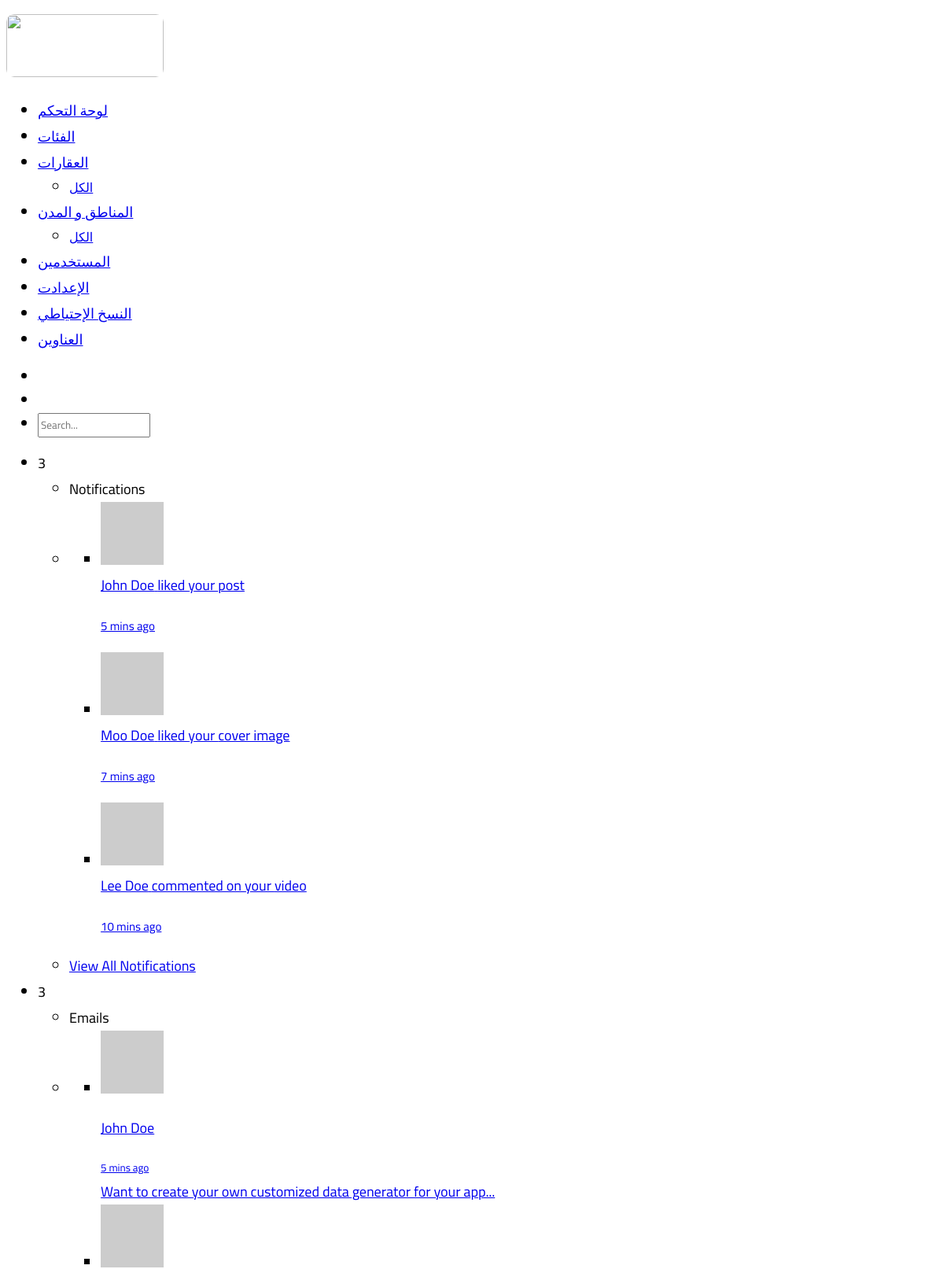
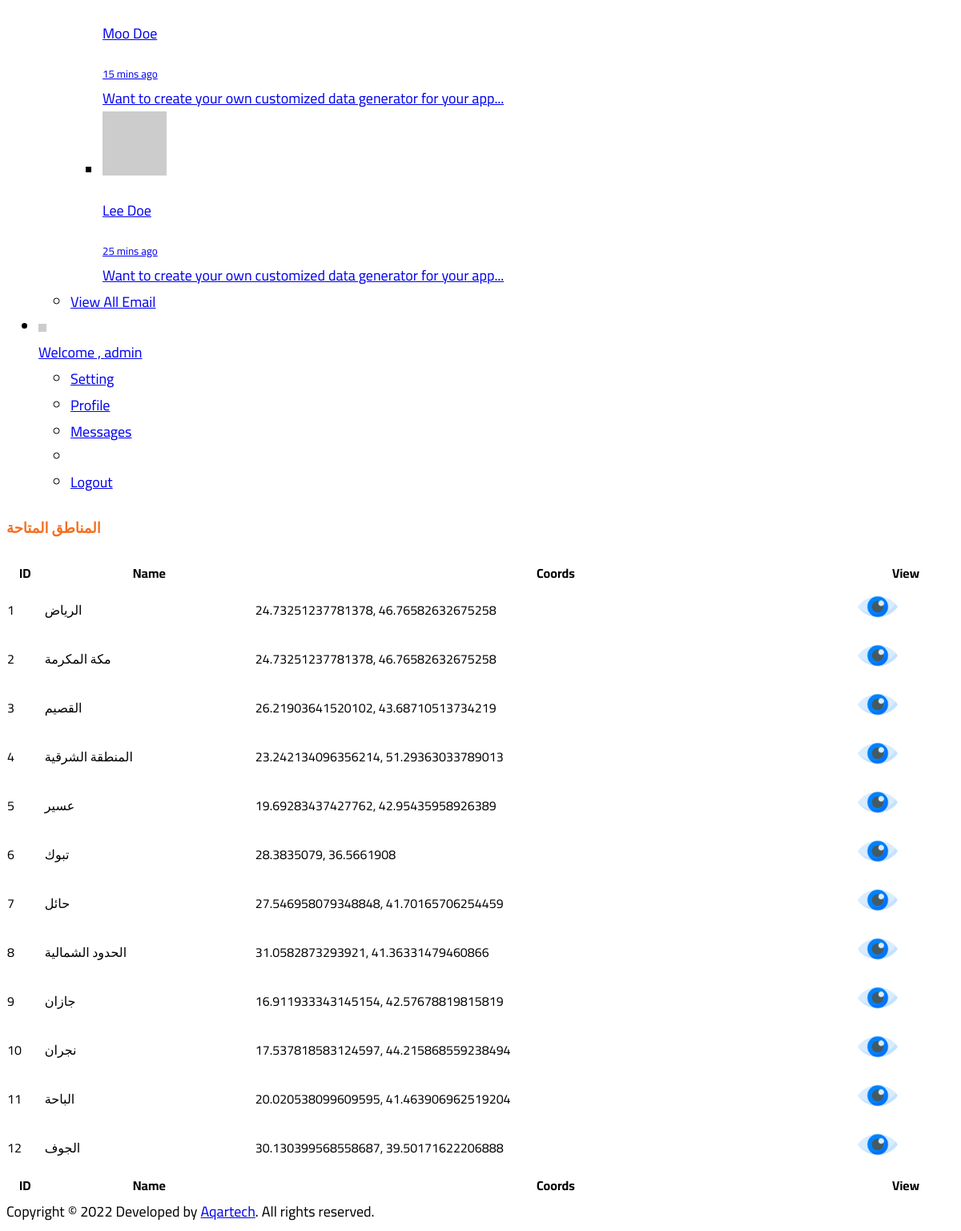
Screenshot of /Dashboard/realstates.php (signed in) with the database file from the repository (2 pictures, top to bottom).
### tables this page shows
CREATE TABLE `states` (
  `state_id` int(11) NOT NULL,
  `name` text NOT NULL,
  `thumbnail` text NOT NULL,
  `coords` text NOT NULL,
  `date_created` datetime NOT NULL DEFAULT current_timestamp()
);

### Dashboard/realstates.php (the view, shortened to what this page needs)
<?php
include './../dbcontext/connect.php';
?>
<!DOCTYPE html>
<html>
<head>
    <link href="assets/css/style.css" rel="stylesheet">
</head>
<body class="app">
    <div>
        <?php include 'components/sidebar.php'; ?>
        <div class="page-container">
            <?php include 'components/header.php';?>
            <main class="main-content bgc-grey-100">
                <div id="mainContent">
                    <div class="container-fluid">
                        <div class="row">
                            <div class="col-md-12">
                                <div class="bgc-white bd bdrs-3 p-20 mB-20">
                                <div class="row">
                                   <div class="col-md-8">
                                   <h4 class="c-grey-900 mB-20" style="color:#f37021">
                                 المناطق المتاحة
                                    </h4>
                                   </div>
                              </div>
                                    <table id="dataTable" class="table table-striped table-bordered" cellspacing="0"
                                        width="100%">
                                        <thead>
                                            <tr>
                                                <th>ID</th>
                                                <th>Name</th>
                                                <th>Coords</th>
                                                <th>View</th>
                                            </tr>
                                        </thead>
                                        <tfoot>
                                              <th>ID</th>
                                                <th>Name</th>
                                                <th>Coords</th>
                                                <th>View</th>
                                        </tfoot>
                                        <tbody>
                                            <?php
                                        $sql = "select * from states ";
                                        $result = $con->query($sql);
                                        while($row = $result->fetch_assoc()) {
                                            ?>
                                                <td><?php echo $row['state_id']; ?></td>
                                                <td><?php echo $row['name']; ?></td>
                                                <td><?php echo $row['coords']; ?></td>
                                                <td>
                                                    <a href="cities.php?state_id=<?php echo  $row['state_id'];?>">
                                                        <img src="assets/images/eye.png" style="width:50px;height:50px">
                                                    </a>
                                                </td>
                                            <?php
                                                }
                                                ?>
                                        </tbody>
                                    </table>
                                </div>
                            </div>
                        </div>
                    </div>
                </div>
            </main>
            <?php
     include 'components/footer.php';
     ?>
        </div>
    </div>
</body>
</html>

### Dashboard/components/sidebar.php (shortened to what this page needs)
<div class="sidebar">
  <div class="sidebar-inner">
    <div class="sidebar-logo">
      <div class="peers ai-c fxw-nw">
        <div class="peer peer-greed"><a class="sidebar-link td-n" href="index.php" class="td-n">
            <div class="peers ai-c fxw-nw">
              <div class="peer">
                <div class="logo">
                  <img src="assets/logo.png"
                    style="width:200px;height:80px;border-radius:10px;margin-top:10px;margin-bottom:10px" alt="">
                </div>
              </div>
            </div>
          </a></div>
      </div>
    </div>
    <ul class="sidebar-menu scrollable pos-r">
      <li class="nav-item mT-30 active">
        <a class="sidebar-link" href="index.php" default>
          <span class="title">لوحة التحكم</span></a>
      </li>
      <li class="nav-item dropdown">
        <a class="dropdown-toggle" href="categories.php">
          <span class="title">الفئات</span>
        </a>
      </li>
      <li class="nav-item dropdown">
        <a class="dropdown-toggle" href="#">
          <span class="title">العقارات</span>
        </a>
        <ul class="dropdown-menu">
          <li><a class="sidebar-link" href="props.php">الكل</a></li>
        </ul>
      </li>
            <li class="nav-item dropdown">
        <a class="dropdown-toggle" href="#">
          <span class="title">المناطق و المدن </span>
        </a>
        <ul class="dropdown-menu">
          <li><a class="sidebar-link" href="states.php">الكل</a></li>
        </ul>
      </li>
      <li class="nav-item dropdown">
        <a class="dropdown-toggle" href="users.php">
          <span class="title">المستخدمين</span>
        </a>
      </li>
      <li class="nav-item dropdown">
        <a class="dropdown-toggle" href="settings.php">
          <span class="title">الإعدادت</span>
        </a>
      </li>
      <li class="nav-item dropdown">
        <a class="dropdown-toggle" href="javascript:void(0);">
          <span class="title">النسخ الإحتياطي</span>
        </a>
      </li>
      <li class="nav-item dropdown">
        <a class="dropdown-toggle" href="countries.php">
          <span class="title"> العناوين</span>
        </a>
      </li>
    </ul>
  </div>
</div>

### Dashboard/components/header.php (shortened to what this page needs)
<div class="header navbar">
    <div class="header-container">
        <ul class="nav-left">
            <li><a id="sidebar-toggle" class="sidebar-toggle" href="javascript:void(0);"><i class="ti-menu"></i></a>
            </li>
            <li class="search-box"></li>
            <li class="search-input"><input class="form-control" type="text" placeholder="Search..."></li>
        </ul>
        <ul class="nav-right">
            <li class="notifications dropdown"><span class="counter bgc-red">3</span>
                <ul class="dropdown-menu">
                    <li class="pX-20 pY-15 bdB"><i class="ti-bell pR-10"></i> <span
                            class="fsz-sm fw-600 c-grey-900">Notifications</span></li>
                    <li>
                        <ul class="ovY-a pos-r scrollable lis-n p-0 m-0 fsz-sm">
                            <li><a href="#" class="peers fxw-nw td-n p-20 bdB c-grey-800 cH-blue bgcH-grey-100">
                                    <div class="peer mR-15"><img class="w-3r bdrs-50p"
                                            src="../../../randomuser.me/api/portraits/men/1.jpg" alt=""></div>
                                    <div class="peer peer-greed"><span><span class="fw-500">John Doe</span> <span
                                                class="c-grey-600">liked your <span
                                                    class="text-dark">post</span></span></span>
                                        <p class="m-0"><small class="fsz-xs">5 mins ago</small></p>
                                    </div>
                                </a></li>
                            <li><a href="#" class="peers fxw-nw td-n p-20 bdB c-grey-800 cH-blue bgcH-grey-100">
                                    <div class="peer mR-15"><img class="w-3r bdrs-50p"
                                            src="../../../randomuser.me/api/portraits/men/2.jpg" alt=""></div>
                                    <div class="peer peer-greed"><span><span class="fw-500">Moo Doe</span> <span
                                                class="c-grey-600">liked your <span class="text-dark">cover
                                                    image</span></span></span>
                                        <p class="m-0"><small class="fsz-xs">7 mins ago</small></p>
                                    </div>
                                </a></li>
                            <li><a href="#" class="peers fxw-nw td-n p-20 bdB c-grey-800 cH-blue bgcH-grey-100">
                                    <div class="peer mR-15"><img class="w-3r bdrs-50p"
                                            src="../../../randomuser.me/api/portraits/men/3.jpg" alt=""></div>
                                    <div class="peer peer-greed"><span><span class="fw-500">Lee Doe</span> <span
                                                class="c-grey-600">commented on your <span
                                                    class="text-dark">video</span></span></span>
                                        <p class="m-0"><small class="fsz-xs">10 mins ago</small></p>
                                    </div>
                                </a></li>
                        </ul>
                    </li>
                    <li class="pX-20 pY-15 ta-c bdT"><span><a href="#" class="c-grey-600 cH-blue fsz-sm td-n">View All
                                Notifications <i class="ti-angle-right fsz-xs mL-10"></i></a></span></li>
                </ul>
            </li>
            <li class="notifications dropdown"><span class="counter bgc-blue">3</span>
                <ul class="dropdown-menu">
                    <li class="pX-20 pY-15 bdB"><i class="ti-email pR-10"></i> <span
                            class="fsz-sm fw-600 c-grey-900">Emails</span></li>
                    <li>
                        <ul class="ovY-a pos-r scrollable lis-n p-0 m-0 fsz-sm">
                            <li><a href="#" class="peers fxw-nw td-n p-20 bdB c-grey-800 cH-blue bgcH-grey-100">
                                    <div class="peer mR-15"><img class="w-3r bdrs-50p"
                                            src="../../../randomuser.me/api/portraits/men/1.jpg" alt=""></div>
                                    <div class="peer peer-greed">
                                        <div>
                                            <div class="peers jc-sb fxw-nw mB-5">
                                                <div class="peer">
                                                    <p class="fw-500 mB-0">John Doe</p>
                                                </div>
                                                <div class="peer"><small class="fsz-xs">5 mins ago</small></div>
                                            </div><span class="c-grey-600 fsz-sm">Want to create your own customized
                                                data generator for
                                                your app...</span>
                                        </div>
                                    </div>
                                </a></li>
                            <li><a href="#" class="peers fxw-nw td-n p-20 bdB c-grey-800 cH-blue bgcH-grey-100">
                                    <div class="peer mR-15"><img class="w-3r bdrs-50p"
                                            src="../../../randomuser.me/api/portraits/men/2.jpg" alt=""></div>
                                    <div class="peer peer-greed">
                                        <div>
                                            <div class="peers jc-sb fxw-nw mB-5">
                                                <div class="peer">
                                                    <p class="fw-500 mB-0">Moo Doe</p>
                                                </div>
                                                <div class="peer"><small class="fsz-xs">15 mins ago</small></div>
                                            </div><span class="c-grey-600 fsz-sm">Want to create your own customized
                                                data generator for
                                                your app...</span>
                                        </div>
                                    </div>
                                </a></li>
                            <li><a href="#" class="peers fxw-nw td-n p-20 bdB c-grey-800 cH-blue bgcH-grey-100">
                                    <div class="peer mR-15"><img class="w-3r bdrs-50p"
                                            src="../../../randomuser.me/api/portraits/men/3.jpg" alt=""></div>
                                    <div class="peer peer-greed">
                                        <div>
                                            <div class="peers jc-sb fxw-nw mB-5">
                                                <div class="peer">
                                                    <p class="fw-500 mB-0">Lee Doe</p>
                                                </div>
                                                <div class="peer"><small class="fsz-xs">25 mins ago</small></div>
                                            </div><span class="c-grey-600 fsz-sm">Want to create your own customized
                                                data generator for
                                                your app...</span>
                                        </div>
                                    </div>
                                </a></li>
                        </ul>
                    </li>
                    <li class="pX-20 pY-15 ta-c bdT"><span><a href="#" class="c-grey-600 cH-blue fsz-sm td-n">View All
                                Email
                                <i class="fs-xs ti-angle-right mL-10"></i></a></span></li>
                </ul>
            </li>
            <li class="dropdown"><a href="#" class="dropdown-toggle no-after peers fxw-nw ai-c lh-1"
                    data-toggle="dropdown">
                    <div class="peer mR-10"><img class="w-2r bdrs-50p"
                            src="../../../randomuser.me/api/portraits/men/10.jpg" alt=""></div>
                    <div class="peer"><span class="fsz-sm c-grey-900">Welcome , <?php  echo $_SESSION['admin_name']?></span></div>
                </a>
                <ul class="dropdown-menu fsz-sm">
                    <li><a href="#" class="d-b td-n pY-5 bgcH-grey-100 c-grey-700"><i class="ti-settings mR-10"></i>
                            <span>Setting</span></a></li>
                    <li><a href="#" class="d-b td-n pY-5 bgcH-grey-100 c-grey-700"><i class="ti-user mR-10"></i>
                            <span>Profile</span></a></li>
                    <li><a href="#" class="d-b td-n pY-5 bgcH-grey-100 c-grey-700"><i class="ti-email mR-10"></i>
                            <span>Messages</span></a></li>
                    <li role="separator" class="divider"></li>
                    <li><a href="logout.php" class="d-b td-n pY-5 bgcH-grey-100 c-grey-700"><i class="ti-power-off mR-10"></i>
                            <span>Logout</span></a></li>
                </ul>
            </li>
        </ul>
    </div>
</div>

### Dashboard/components/footer.php (shortened to what this page needs)
<footer class="bdT ta-c p-30 lh-0 fsz-sm c-grey-600">
  <span>Copyright © 2022 Developed by
    <a href="#" target="_blank" title="Stakfort">Aqartech</a>. All rights reserved.</span>
      </footer>

### Dashboard/assets/css/style.css (style rules this page uses)
* { font-family: 'Cairo', sans-serif ; }
h1,h2,h3,h4,h5,h6,p,span { font-family: 'Cairo', sans-serif !important ; font-size: large; }

### rows the page displays
states: state_id "1", name "الرياض", coords "24.73251237781378, 46.76582632675258"
states: state_id "2", name "مكة المكرمة", coords "24.73251237781378, 46.76582632675258"
states: state_id "3", name "القصيم", coords "26.21903641520102, 43.68710513734219"
states: state_id "4", name "المنطقة الشرقية", coords "23.242134096356214, 51.29363033789013"
states: state_id "5", name "عسير", coords "19.69283437427762, 42.95435958926389"
states: state_id "6", name "تبوك", coords "28.3835079, 36.5661908"
states: state_id "7", name "حائل", coords "27.546958079348848, 41.70165706254459"
states: state_id "8", name "الحدود الشمالية", coords "31.0582873293921, 41.36331479460866"
states: state_id "9", name "جازان", coords "16.911933343145154, 42.57678819815819"
states: state_id "10", name "نجران", coords "17.537818583124597, 44.215868559238494"
states: state_id "11", name "الباحة", coords "20.020538099609595, 41.463906962519204"
states: state_id "12", name "الجوف", coords "30.130399568558687, 39.50171622206888"

### other values shown
$_SESSION['admin_name'] "admin"
